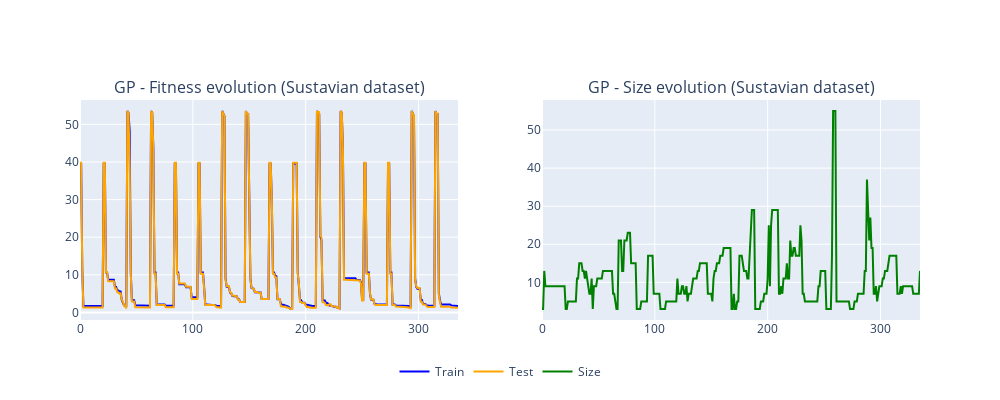

The notebook cell this image was saved under:
### Markdown cell above
<a id="subchapter_7_3_3"></a>
#### Fitness vs Size Evolution

### Code cell
# General graph
fig = make_subplots(
    rows=1, cols=2,
    subplot_titles=('GP - Fitness evolution ('+DATASET_NAME+' dataset)', 'GP - Size evolution ('+DATASET_NAME+' dataset)')
)

fig.add_trace(go.Scatter(y=pd.read_csv(LOG_PATH, header=None).iloc[:,5].values, 
                         mode='lines', name='Train', line=dict(color=train_color)), row=1, col=1)
fig.add_trace(go.Scatter(y=pd.read_csv(LOG_PATH, header=None).iloc[:,8].values, 
                         mode='lines', name='Test', line=dict(color=test_color)), row=1, col=1)
fig.add_trace(go.Scatter(y=pd.read_csv(LOG_PATH, header=None).iloc[:,9].values, 
                         mode='lines', name='Size',line=dict(color=size_color)), row=1, col=2)
fig.update_layout(
    width=1000,
    height=400, 
    showlegend=True,
    yaxis_range=[0,None],
    legend=dict(
        orientation='h',
        yanchor='bottom',
        y=-0.3,
        xanchor='center',
        x=0.5
    )
)
fig.show()

### Figure 1 — Plotly figure (JSON) as saved in the notebook; plotly's stock layout.template omitted (floating-point values rounded to 4 significant figures; data arrays with more than 128 entries replaced by an {"elided": "..."} marker saying what was removed)
{"data": [{"line": {"color": "blue"}, "mode": "lines", "name": "Train", "type": "scatter", "xaxis": "x", "y": {"elided": "336 float values"}, "yaxis": "y"}, {"line": {"color": "orange"}, "mode": "lines", "name": "Test", "type": "scatter", "xaxis": "x", "y": {"elided": "336 float values"}, "yaxis": "y"}, {"line": {"color": "green"}, "mode": "lines", "name": "Size", "type": "scatter", "xaxis": "x2", "y": {"elided": "336 int values"}, "yaxis": "y2"}], "layout": {"annotations": [{"font": {"size": 16}, "showarrow": false, "text": "GP - Fitness evolution (Sustavian dataset)", "x": 0.225, "xanchor": "center", "xref": "paper", "y": 1, "yanchor": "bottom", "yref": "paper"}, {"font": {"size": 16}, "showarrow": false, "text": "GP - Size evolution (Sustavian dataset)", "x": 0.775, "xanchor": "center", "xref": "paper", "y": 1, "yanchor": "bottom", "yref": "paper"}], "height": 400, "legend": {"orientation": "h", "x": 0.5, "xanchor": "center", "y": -0.3, "yanchor": "bottom"}, "showlegend": true, "width": 1000, "xaxis": {"anchor": "y", "autorange": true, "domain": [0, 0.45], "range": [0, 335]}, "xaxis2": {"anchor": "y2", "autorange": true, "domain": [0.55, 1], "range": [0, 335]}, "yaxis": {"anchor": "x", "autorange": true, "domain": [0, 1], "range": [-2.023, 56.48], "type": "linear"}, "yaxis2": {"anchor": "x2", "autorange": true, "domain": [0, 1], "range": [0.1111, 57.89], "type": "linear"}}}
